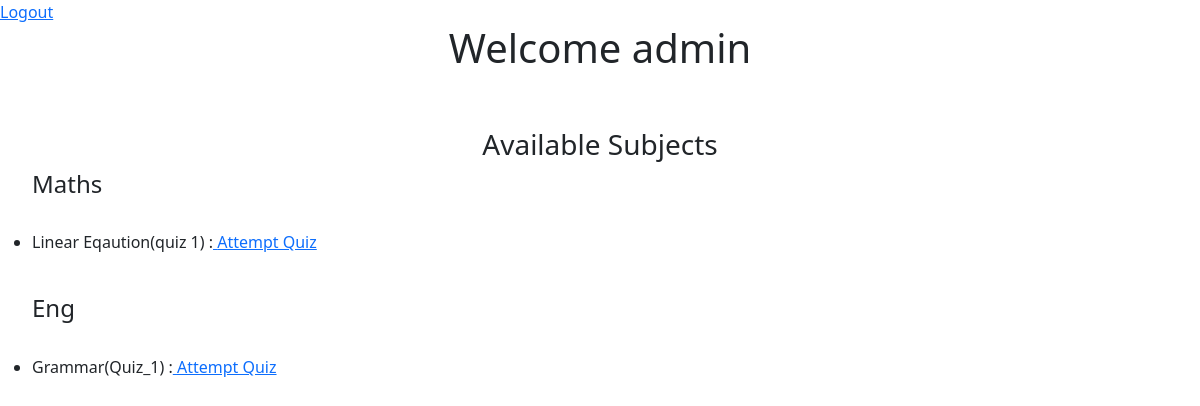
/user_dashboard (signed in), run on the app's committed database.
### models.py (models this page shows)
class User(db.Model):
    id=db.Column(db.Integer,primary_key=True,nullable=False,autoincrement=True)
    username=db.Column(db.String(100),unique=True,nullable=False)
    password=db.Column(db.String(100),nullable=False)
    fullname=db.Column(db.String(100),nullable=False)
    qualification=db.Column(db.String(250),nullable=True)
    dob=db.Column(db.String(50),nullable=True)

class Subject(db.Model):
    id=db.Column(db.Integer,primary_key=True,nullable=False,autoincrement=True)
    name=db.Column(db.String(100),nullable=False)
    description=db.Column(db.String(250),nullable=True)
    chapter=db.relationship("Chapter",backref='subject',cascade='all,delete')

class Chapter(db.Model):
    id=db.Column(db.Integer,primary_key=True,nullable=False,autoincrement=True)
    subject_id=db.Column(db.Integer,db.ForeignKey('subject.id',ondelete="CASCADE"),nullable=False)
    name=db.Column(db.String(100),nullable=False)
    description=db.Column(db.String(250),nullable=True)
    quiz=db.relationship('Quiz',backref='chapter',cascade='all,delete')

class Quiz(db.Model):
    id=db.Column(db.Integer,primary_key=True,nullable=False,autoincrement=True)
    name=db.Column(db.String(100),nullable=False)
    chapter_id=db.Column(db.Integer,db.ForeignKey('chapter.id',ondelete="CASCADE"),nullable=False)
    remarks=db.Column(db.String(300),nullable=True)
    question=db.relationship('Question',backref='quiz',cascade='all,delete')
    score=db.relationship('Score',backref='quiz',cascade='all,delete')

### app.py (the view)
@app.route('/user_dashboard',methods=['GET','POST'])
def user_dashboard():
    user=User.query.get(session['user_id'])
    subject=Subject.query.all()
    score=Score.query.filter_by(user_id=session['user_id']).all()
    previous_quiz_attempts={}
    user_id=session.get('user_id')
    previous_attempt=Score.query.filter_by(user_id=user_id).all()
    chapter=Chapter.query.all()
    for i in previous_attempt:
          quiz_name=i.quiz.name
          if quiz_name in  previous_quiz_attempts :
            previous_quiz_attempts[quiz_name]+=1
          else:
            previous_quiz_attempts[quiz_name]=1
    return render_template('user_dashboard.html',user_id=user_id,subject=subject,score=score,previous_quiz_attempts=previous_quiz_attempts,user=user)

### templates/user_dashboard.html (shortened to what this page needs)
<html>
    <body>
        <head>
            <link href="https://cdn.jsdelivr.net/npm/bootstrap@5.3.0/dist/css/bootstrap.min.css" rel="stylesheet">
        </head>
        <a href="{{url_for('logout')}} ">Logout</a>
        <h1>Welcome {{user.fullname}} </h1>
        <br><br>
       {% if subject %}
        <h3>Available Subjects</h3>
        <ul>
        {% for sub in subject%}
        <h4 >{{sub.name}}</h4>
        <br>
        {% for chap in sub.chapter%}
        {%for quizzes in chap.quiz%}
        <li>
        {% if quizzes.question %}
           <p> {{chap.name}}({{quizzes.name}}) :<a href ="{{url_for('attempt_quiz',quiz_id=quizzes.id)}}"> Attempt Quiz</a></p>
            <br>
        </li>
            {%else%}
            <p> {{chap.name}}({{quizzes.name}}) :No questions avaliable</p>
        {% endif %}
        {% endfor %}
        {% endfor %}
        {% endfor %}
       {% endif %}
        </ul>
    </body>
</html>

### templates/user_dashboard.html (style rules this page uses)
h1,h3 { text-align: center; }

### data on the page
User: fullname "admin"
Subject: name "Maths"
Chapter: name "Linear Eqaution"
Quiz: name "quiz 1"
Subject: name "Eng"
Chapter: name "Grammar"
Quiz: name "Quiz_1"
